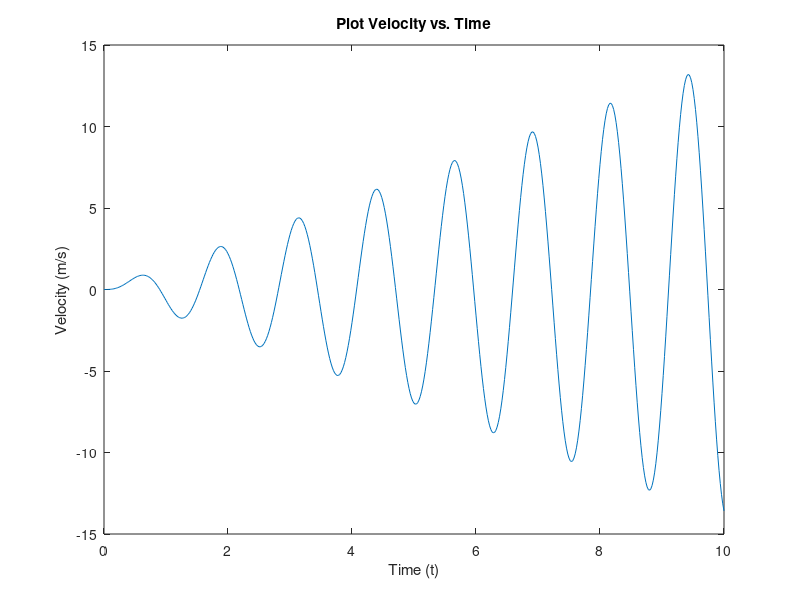

Source code (MATLAB):
% Acceleration and Velocity

% Function handle
accel = @(t) 7*t.*sin(5*t);

% Time array
t = 0:0.02:10;

% Count initialize
i = 1; 

% For loop for t values
for time = t
    vel(i) = integral(accel,0,time);
    i = i + 1
end

% Plot the velocity vs time
plot(t,vel)
xlabel('Time (t)')
ylabel('Velocity (m/s)')
title("Plot Velocity vs. Time")
